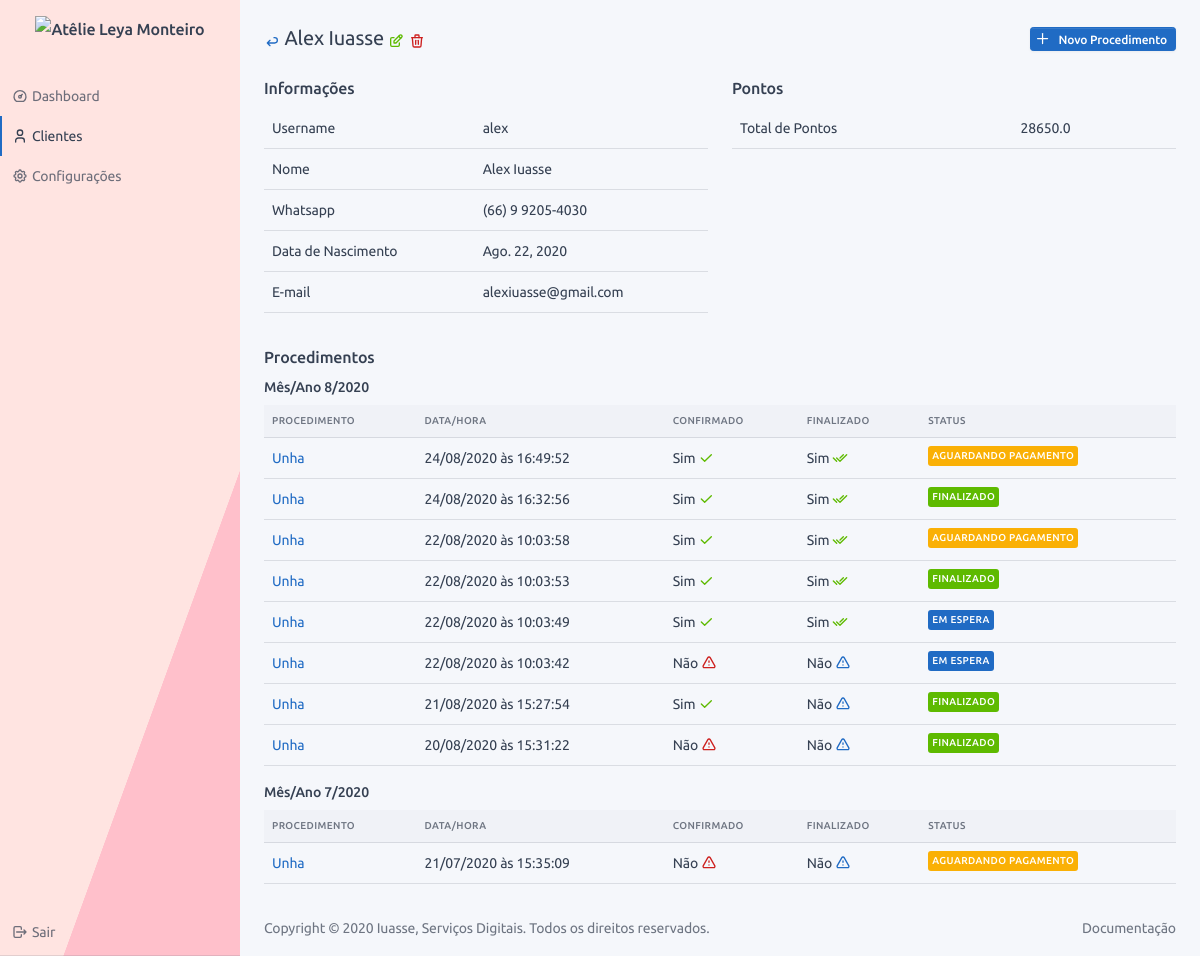
Page /user/2/profile/ (signed in) on the committed database.
### users/models.py (models this page shows, shortened)
class CustomUser(AbstractUser):
    birth_day = models.DateField('data de nascimento', blank=True, null=True)
    whatsapp = models.CharField('whatsapp', max_length=16)
    total_of_points = models.FloatField(default=0, verbose_name='Total de pontos')
    def get_full_name(self):
        return "{} {}".format(self.first_name, self.last_name)
    @property
    def get_new_service_url(self):
        return reverse('service:orderofservice:create', kwargs={'cpk': self.pk})
    @property
    def get_delete_url(self):
        return reverse('users:customuser:delete', kwargs={'pk': self.pk})
    @property
    def get_edit_url(self):
        return reverse('users:customuser:edit', kwargs={'pk': self.pk})
    @property
    def get_back_url(self):
        return reverse('users:customuser:view')
    def is_birthday(self):
        today = datetime.today()
        return self.birth_day.day == today.day and self.birth_day.month == today.month
    def get_dict_data(self):
        return {
            'Username': self.username,
            'Nome': "{} {}".format(self.first_name, self.last_name),
            'Whatsapp': self.whatsapp,
            'Data de Nascimento': self.birth_day,
            'E-mail': self.email,
        }
    def get_dict_data_points(self):
        return {
            'Total de Pontos': self.total_of_points,
        }
    def get_service_sorted_by_entry_date(self):
        retDict = {}
        for s in self.orderofservice_set.all().order_by('-date', '-id'):
            m_y = "{}/{}".format(s.date.month, s.date.year)
            if m_y in retDict:
                retDict[m_y]['services'].append(s)
            else:
                retDict[m_y] = {}
                retDict[m_y]['services'] = []
                retDict[m_y]['services'].append(s)
        return retDict

### service/models.py (models this page shows, shortened)
class OrderOfService(BaseModel):
    type_of_service = models.ForeignKey("config.TypeOfService", verbose_name="Procedimento", on_delete=models.SET_NULL,
                                        null=True)
    status = models.ForeignKey("config.StatusService", verbose_name="Status", on_delete=models.PROTECT)
    finished = models.BooleanField("finalizado", default=False,
                                   help_text="Marque apenas quando procedimento finalizado")
    counted = models.BooleanField("contabilizado", default=False, help_text="Procedimento já foi contabilizado?")
    confirmed = models.BooleanField("confirmado", default=False, help_text="Procedimento foi confirmado?")
    date = models.DateField("Data", default=now)
    time = models.TimeField("Hora", default=now)
    observation = models.TextField("observação", blank=True)
    customer = models.ForeignKey("users.CustomUser", verbose_name="Cliente", on_delete=models.CASCADE, blank=True,
                                 null=True)
    def get_absolute_url(self):
        return reverse(self.get_reverse_profile, kwargs={'cpk': self.customer.pk, 'pk': self.pk})
    def get_confirmed_html(self):
        return f"Sim <span class='text-success'>{ICON_CHECK}</span>" if self.confirmed else \
            f"Não <span class='text-danger'>{ICON_TRIANGLE_ALERT}</span>"
    def get_finished_html(self):
        return f"Sim <span class='text-success'>{ICON_DOUBLE_CHECK}</span>" if self.finished else \
            f"Não <span class='text-primary'>{ICON_TRIANGLE_ALERT}</span>"
    def get_date_html(self):
        return "Hoje às {} <span class='text-info'>{}</span>".format(self.time,
                                                                     ICON_CALENDAR) if self.date == date.today() \
            else "{} às {}".format(self.date.strftime("%d/%m/%Y"), self.time)

### config/models.py (models this page shows, shortened)
class BaseConfigModel(BaseModel):
    name = models.CharField("nome", max_length=128)
    def __str__(self):
        return self.name
    class Meta:
        abstract = True

class TypeOfService(BaseConfigModel):
    time = models.FloatField("tempo", default=30, help_text="Coloque o tempo em minutos, ex.: 1hr = 60min")
    value = models.DecimalField("Valor", max_digits=11, decimal_places=2, default=0,
                                help_text="Valor do procedimento, ele será usado para auto preenchimento de alguns "
                                          "campos!")
    rewarded_points = models.FloatField("pontos ganhos", default=0)

class StatusService(BaseConfigModel):
    contextual = models.CharField("cor", choices=ContextualEnum.choices(), blank=True, max_length=20)

### users/views.py (the view)
# urls.py: path('<int:pk>/profile/', CustomUserProfile.as_view(), name='profile'),
class CustomUserProfile(LoginRequiredMixin, View):
    template = 'user/profile.html'
    title = TITLE_VIEW_USER
    subtitle = SUBTITLE_USER
    def get(self, request, pk):
        return render(request, self.template, {'obj': CustomUser.objects.get(pk=pk)})

### base/models.py (called while the page is built)
    @property
    def get_reverse_profile(self):
        return '{}:{}:profile'.format(self._meta.app_label, self._meta.model_name)

### frontend/context_processors.py (called while the page is built)
def frontend_template_context(request):
    return {
        'NAME_OF_ENTERPRISE': settings.NAME_OF_ENTERPRISE,
        'VERSION': settings.VERSION,
        'ICON_HOME': ICON_HOME,
        'ICON_LOGOUT': ICON_LOGOUT,
        'ICON_LINK': ICON_LINK,
        'ICON_EYE': ICON_EYE,
        'ICON_ARROW_BACK': ICON_ARROW_BACK,
        'ICON_DELETE': ICON_DELETE,
        'ICON_EDIT': ICON_EDIT,
        'ICON_ADD': ICON_ADD,
        'ICON_CALENDAR': ICON_CALENDAR,
        'ICON_DEVICE': ICON_DEVICE,
        'ICON_PERSON': ICON_PERSON,
        'ICON_NEW_PERSON': ICON_NEW_PERSON,
        'ICON_SETTINGS': ICON_SETTINGS,
        'ICON_TRIANGLE_ALERT': ICON_TRIANGLE_ALERT,
        'ICON_BUG': ICON_BUG,
        'ICON_DASHBOARD': ICON_DASHBOARD,
        'ICON_CHECK': ICON_CHECK,
        'ICON_DOUBLE_CHECK': ICON_DOUBLE_CHECK,
        'ICON_GIFT': ICON_GIFT,
    }

### frontend/templates/user/profile.html (shortened to what this page needs)
{% extends 'base.html' %}
{% block content %}
<div class="container-fluid">
    <div class="page-header">
        <div class="row align-items-center">
            <div class="col-auto">
                <h2 class="page-title">
                    <a href="{{obj.get_back_url}}" rel="tooltip" title="Voltar">
                        <span class="text-primary">{{ICON_ARROW_BACK|safe}}</span>
                    </a>
                    {{obj.get_full_name}}
                    <a href="{{obj.get_edit_url}}" rel="tooltip" title="Editar">
                        <span class="text-success">{{ICON_EDIT|safe}}</span>
                    </a>
                    <a href="{{obj.get_delete_url}}" rel="tooltip" title="Deletar">
                        <span class="text-danger">{{ICON_DELETE|safe}}</span>
                    </a>
                </h2>
            </div>
            <div class="col-auto ml-auto d-print-none">
                <a class="btn btn-sm btn-primary ml-3 d-none d-sm-inline-block"
                   href="{{obj.get_new_service_url}}">
                    {{ICON_ADD|safe}}
                    Novo Procedimento
                </a>
            </div>
        </div>
    </div>
    <div class="row">
        <div class="col-lg-6 col-md-auto">
            <h3>Informações</h3>
            <div class="table-responsive mb-3">
                <table class="table table-hover">
                    {% for k, v in obj.get_dict_data.items %}
                    <tr>
                        <td>{{k}}</td>
                        <td>{{v}}</td>
                    </tr>
                    {% endfor %}
                </table>
            </div>
        </div>
        <div class="col-lg-6 col-md-auto">
            <h3>Pontos</h3>
            <div class="table-responsive mb-3">
                <table class="table table-hover">
                    {% for k, v in obj.get_dict_data_points.items %}
                    <tr>
                        <td>{{k}}</td>
                        <td>{{v}}</td>
                    </tr>
                    {% endfor %}
                </table>
            </div>
        </div>
    </div>
    <div class="row">
        <h3>Procedimentos</h3>
        {% for k,v in obj.get_service_sorted_by_entry_date.items %}
        <div class="col-lg-12 col-md-auto">
            <h4>Mês/Ano {{k}}</h4>
            <div class="table-responsive">
                <table class="table table-hover">
                    <thead>
                    <tr>
                        <th>Procedimento</th>
                        <th>Data/Hora</th>
                        <th>Confirmado</th>
                        <th>Finalizado</th>
                        <th>Status</th>
                    </tr>
                    </thead>
                    <tbody>
                    {% for kk,vv in v.items %}
                    {% for s in vv %}
                    <tr>
                        <td>
                            <a href="{{s.get_absolute_url}}">
                                {{s.type_of_service}}
                            </a>
                        </td>
                        <td>{{s.get_date_html|safe}}</td>
                        <td>{{s.get_confirmed_html|safe}}</td>
                        <td>{{s.get_finished_html|safe}}</td>
                        <td><span class="badge bg-{{s.status.contextual}}">{{s.status}}</span></td>
                    </tr>
                    {% endfor %}
                    {% endfor %}
                    </tbody>
                </table>
            </div>
        </div>
        {% endfor %}
    </div>
</div>
{% endblock %}

### frontend/templates/base.html (style rules this page uses)
body { display: none; }

### rows in the picture
CustomUser: get_full_name "Alex Iuasse", get_dict_data "alex" "(66) 9 9205-4030" "Ago. 22, 2020" "alexiuasse@gmail.com", get_dict_data_points "28650.0"
OrderOfService: type_of_service "Unha", get_date_html "24/08/2020 às 16:49:52", get_confirmed_html "Sim", get_finished_html "Sim", status "AGUARDANDO PAGAMENTO"
OrderOfService: type_of_service "Unha", get_date_html "24/08/2020 às 16:32:56", get_confirmed_html "Sim", get_finished_html "Sim", status "FINALIZADO"
OrderOfService: type_of_service "Unha", get_date_html "22/08/2020 às 10:03:58", get_confirmed_html "Sim", get_finished_html "Sim", status "AGUARDANDO PAGAMENTO"
OrderOfService: type_of_service "Unha", get_date_html "22/08/2020 às 10:03:53", get_confirmed_html "Sim", get_finished_html "Sim", status "FINALIZADO"
OrderOfService: type_of_service "Unha", get_date_html "22/08/2020 às 10:03:49", get_confirmed_html "Sim", get_finished_html "Sim", status "EM ESPERA"
OrderOfService: type_of_service "Unha", get_date_html "22/08/2020 às 10:03:42", get_confirmed_html "Não", get_finished_html "Não", status "EM ESPERA"
OrderOfService: type_of_service "Unha", get_date_html "21/08/2020 às 15:27:54", get_confirmed_html "Sim", get_finished_html "Não", status "FINALIZADO"
OrderOfService: type_of_service "Unha", get_date_html "20/08/2020 às 15:31:22", get_confirmed_html "Não", get_finished_html "Não", status "FINALIZADO"
OrderOfService: type_of_service "Unha", get_date_html "21/07/2020 às 15:35:09", get_confirmed_html "Não", get_finished_html "Não", status "AGUARDANDO PAGAMENTO"

### other values in the picture
{{ k }} "Username" "Nome" "Whatsapp" "Data de Nascimento" "E-mail"
{{ v }} "Alex Iuasse"
{{ k }} "Total de Pontos"
{{ k }} "8/2020" "7/2020"
